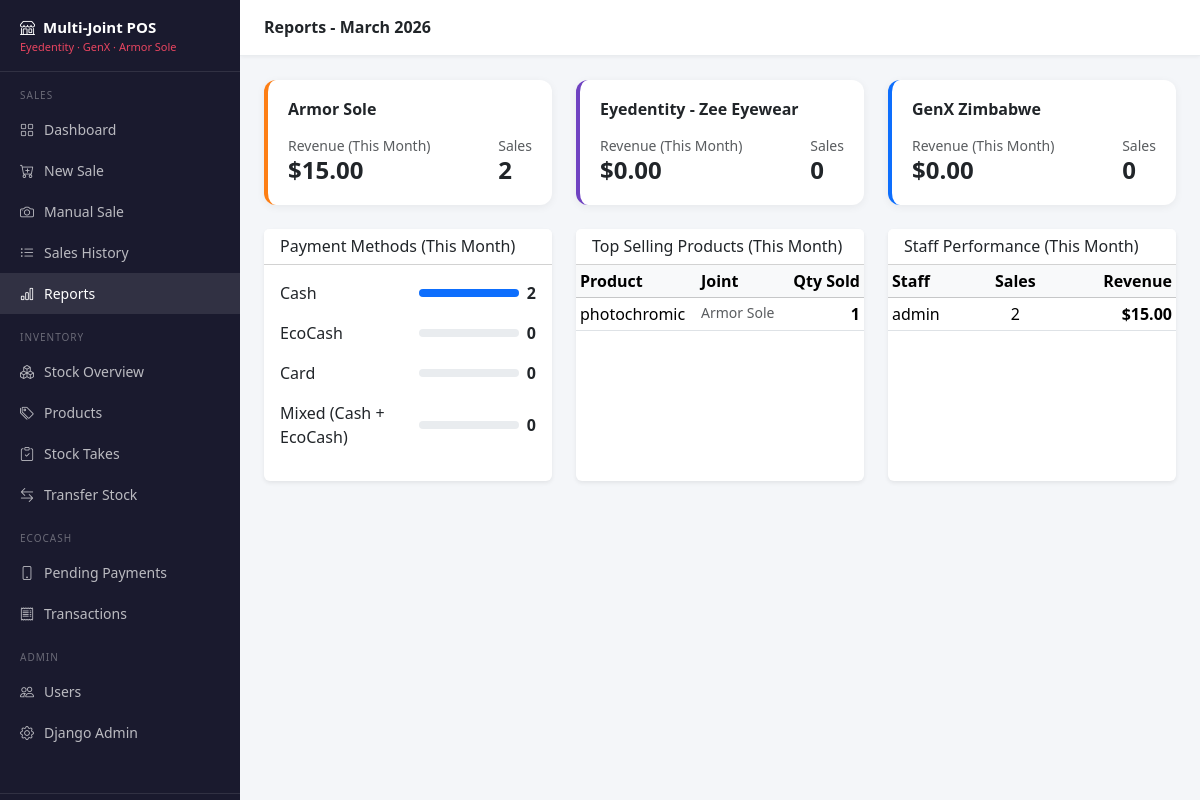
Page /sales/reports/ (signed in) on the committed database.
### inventory/models.py (models this page shows, shortened)
class Joint(models.Model):
    JOINT_CHOICES = [
        ('eyedentity', 'Eyedentity'),
        ('genx', 'GenX'),
        ('armor_sole', 'Armor Sole'),
    ]
    name = models.CharField(
        max_length=50,
        choices=JOINT_CHOICES,
        unique=True,
        help_text="The name/identifier of this shop."
    )
    display_name = models.CharField(max_length=100, help_text="Full display name, e.g. 'Eyedentity - Zee Eyewear'")
    phone = models.CharField(max_length=20, blank=True)
    address = models.TextField(blank=True)
    uses_product_codes = models.BooleanField(
        default=False,
        help_text="Eyedentity and Armor Sole use product codes; GenX does not."
    )
    class Meta:
        ordering = ['name']

### users/models.py (models this page shows, shortened)
class User(AbstractUser):
    ROLE_CHOICES = [
        ('admin', 'Admin'),       # Full access - can manage everything
        ('manager', 'Manager'),   # Can view reports, manage stock
        ('staff', 'Staff'),       # Can only make sales
    ]
    role = models.CharField(
        max_length=20,
        choices=ROLE_CHOICES,
        default='staff',
        help_text="Determines what this user can access in the system."
    )
    primary_joint = models.ForeignKey(
        'inventory.Joint',
        on_delete=models.SET_NULL,
        null=True,
        blank=True,
        related_name='staff_members',
        help_text="The shop this user primarily works at."
    )
    phone = models.CharField(max_length=20, blank=True, null=True)
    @property
    def is_admin_role(self):
        return self.role == 'admin'
    @property
    def is_manager_role(self):
        return self.role in ['admin', 'manager']

### sales/views.py (the view)
# urls.py: path('reports/', views.reports, name='reports'),
@login_required
def reports(request):
    if not request.user.is_manager_role:
        messages.error(request, "You don't have permission to view reports.")
        return redirect('sales:dashboard')
    today = timezone.now().date()
    month_start = today.replace(day=1)
    joints = Joint.objects.all()
    joint_reports = []
    for joint in joints:
        month_joint_sales = Sale.objects.filter(
            joint=joint, sale_date__date__gte=month_start
        ).prefetch_related('items')
        joint_reports.append({
            'joint': joint,
            'count': month_joint_sales.count(),
            'total': sum(sale.total_amount for sale in month_joint_sales),
        })
    payment_breakdown = {}
    for method, label in Sale.PAYMENT_CHOICES:
        count = Sale.objects.filter(
            sale_date__date__gte=month_start,
            payment_method=method
        ).count()
        payment_breakdown[label] = count
    top_products = SaleItem.objects.filter(
        sale__sale_date__date__gte=month_start
    ).values('product__name', 'product__joint__display_name').annotate(
        total_qty=Sum('quantity')
    ).order_by('-total_qty')[:10]
    from users.models import User
    staff_performance = []
    for user in User.objects.filter(is_active=True):
        user_sales = Sale.objects.filter(
            sold_by=user, sale_date__date__gte=month_start
        ).prefetch_related('items')
        if user_sales.exists():
            staff_performance.append({
                'user': user,
                'count': user_sales.count(),
                'total': sum(sale.total_amount for sale in user_sales),
            })
    staff_performance.sort(key=lambda x: x['total'], reverse=True)
    context = {
        'joint_reports': joint_reports,
        'payment_breakdown': payment_breakdown,
        'top_products': top_products,
        'staff_performance': staff_performance,
        'month': today.strftime('%B %Y'),
        'month_count': Sale.objects.filter(sale_date__date__gte=month_start).count(),
    }
    return render(request, 'reports.html', context)

### sales/models.py (called while the page is built)
    @property
    def total_amount(self):
        return sum(item.line_total for item in self.items.all())

    @property
    def line_total(self):
        return self.quantity * self.unit_price

### templates/reports.html (shortened to what this page needs)
{% extends "base.html" %}
{% block page_title %}Reports - {{ month }}{% endblock %}
{% block content %}
<div class="row g-4 mb-4">
    {% for jr in joint_reports %}
    <div class="col-md-4">
        <div class="stat-card joint-{{ jr.joint.name }}">
            <h6 class="fw-bold mb-3">{{ jr.joint.display_name }}</h6>
            <div class="d-flex justify-content-between">
                <div>
                    <div class="text-muted small">Revenue (This Month)</div>
                    <div class="h4 fw-bold mb-0">${{ jr.total|floatformat:2 }}</div>
                </div>
                <div>
                    <div class="text-muted small">Sales</div>
                    <div class="h4 fw-bold mb-0">{{ jr.count }}</div>
                </div>
            </div>
        </div>
    </div>
    {% endfor %}
</div>
<div class="row g-4">
    <div class="col-md-4">
        <div class="card border-0 shadow-sm h-100">
            <div class="card-header bg-white"><h6 class="mb-0">Payment Methods (This Month)</h6></div>
            <div class="card-body">
                {% for method, count in payment_breakdown.items %}
                <div class="d-flex justify-content-between align-items-center mb-3">
                    <span>{{ method }}</span>
                    <div class="d-flex align-items-center gap-2">
                        <div class="progress" style="width: 100px; height: 8px;">
                            {% with month_count as max_val %}
                            <div class="progress-bar bg-primary" style="width: {% if month_count %}{% widthratio count month_count 100 %}{% else %}0{% endif %}%"></div>
                            {% endwith %}
                        </div>
                        <span class="fw-bold">{{ count }}</span>
                    </div>
                </div>
                {% endfor %}
            </div>
        </div>
    </div>
    <div class="col-md-4">
        <div class="card border-0 shadow-sm h-100">
            <div class="card-header bg-white"><h6 class="mb-0">Top Selling Products (This Month)</h6></div>
            <div class="card-body p-0">
                <table class="table table-sm mb-0">
                    <thead class="table-light">
                        <tr><th>Product</th><th>Joint</th><th class="text-end">Qty Sold</th></tr>
                    </thead>
                    <tbody>
                        {% for p in top_products %}
                        <tr>
                            <td>{{ p.product__name }}</td>
                            <td class="text-muted small">{{ p.product__joint__display_name }}</td>
                            <td class="text-end fw-bold">{{ p.total_qty }}</td>
                        </tr>
                        {% empty %}
                        <tr><td colspan="3" class="text-center text-muted py-3">No sales this month.</td></tr>
                        {% endfor %}
                    </tbody>
                </table>
            </div>
        </div>
    </div>
    <div class="col-md-4">
        <div class="card border-0 shadow-sm h-100">
            <div class="card-header bg-white"><h6 class="mb-0">Staff Performance (This Month)</h6></div>
            <div class="card-body p-0">
                <table class="table table-sm mb-0">
                    <thead class="table-light">
                        <tr><th>Staff</th><th class="text-center">Sales</th><th class="text-end">Revenue</th></tr>
                    </thead>
                    <tbody>
                        {% for sp in staff_performance %}
                        <tr>
                            <td>{{ sp.user.get_full_name|default:sp.user.username }}</td>
                            <td class="text-center">{{ sp.count }}</td>
                            <td class="text-end fw-bold">${{ sp.total|floatformat:2 }}</td>
                        </tr>
                        {% empty %}
                        <tr><td colspan="3" class="text-center text-muted py-3">No data.</td></tr>
                        {% endfor %}
                    </tbody>
                </table>
            </div>
        </div>
    </div>
</div>
{% endblock %}

### templates/base.html (style rules this page uses)
:root { --sidebar-width: 240px; --topbar-height: 56px; }
body { background: #f4f6f9; font-family: 'Segoe UI', sans-serif; }
.stat-card { background: #fff; border-radius: 12px; padding: 20px; box-shadow: 0 2px 8px rgba(0,0,0,0.06); }
.joint-eyedentity { border-left: 4px solid #6f42c1; }
.joint-genx { border-left: 4px solid #0d6efd; }
.joint-armor_sole { border-left: 4px solid #fd7e14; }

### rows in the picture
Joint: joint.display_name "Armor Sole", total "15.00", count "2"
Joint: joint.display_name "Eyedentity - Zee Eyewear", total "0.00", count "0"
Joint: joint.display_name "GenX Zimbabwe", total "0.00", count "0"
User: user.get_full_name "admin", count "2", total "15.00"

### other values in the picture
{{ method }} "Cash" "EcoCash" "Card" "Mixed (Cash + EcoCash)"
{{ count }} "2" "0" "0" "0"
{{ p.product__name }} "photochromic"
{{ p.product__joint__display_name }} "Armor Sole"
{{ p.total_qty }} "1"
